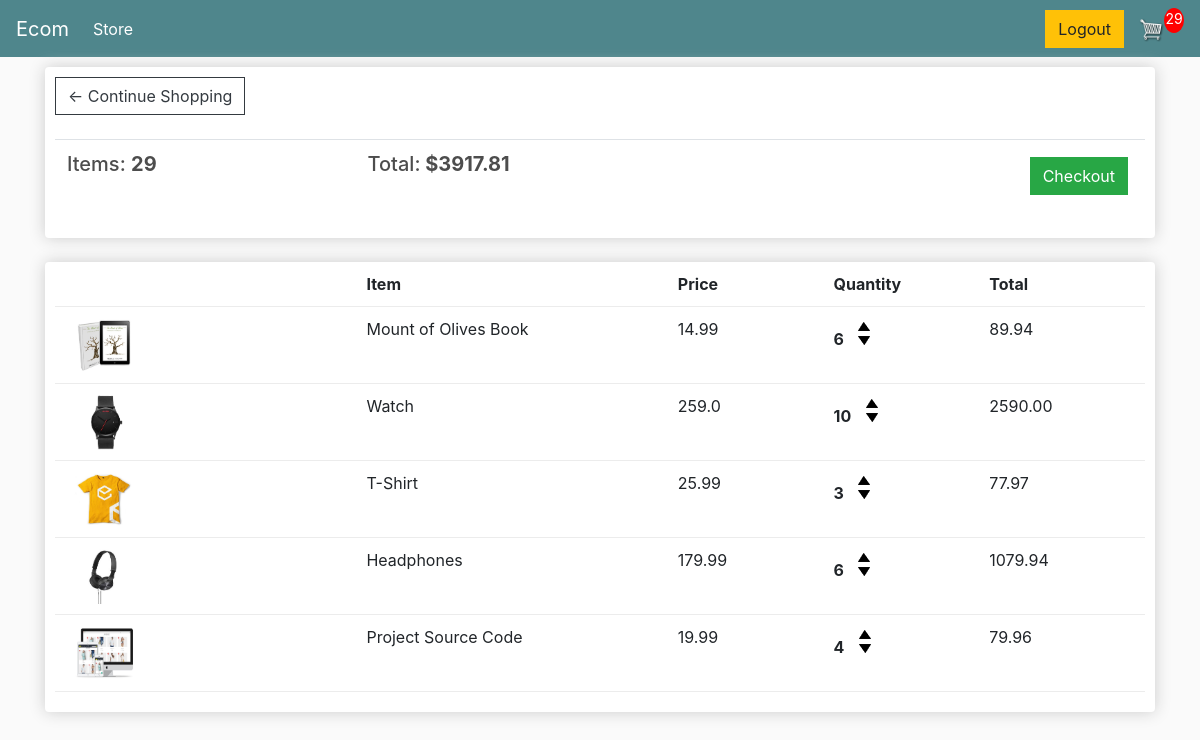
The page /cart/ (signed in) on the database as committed earlier.
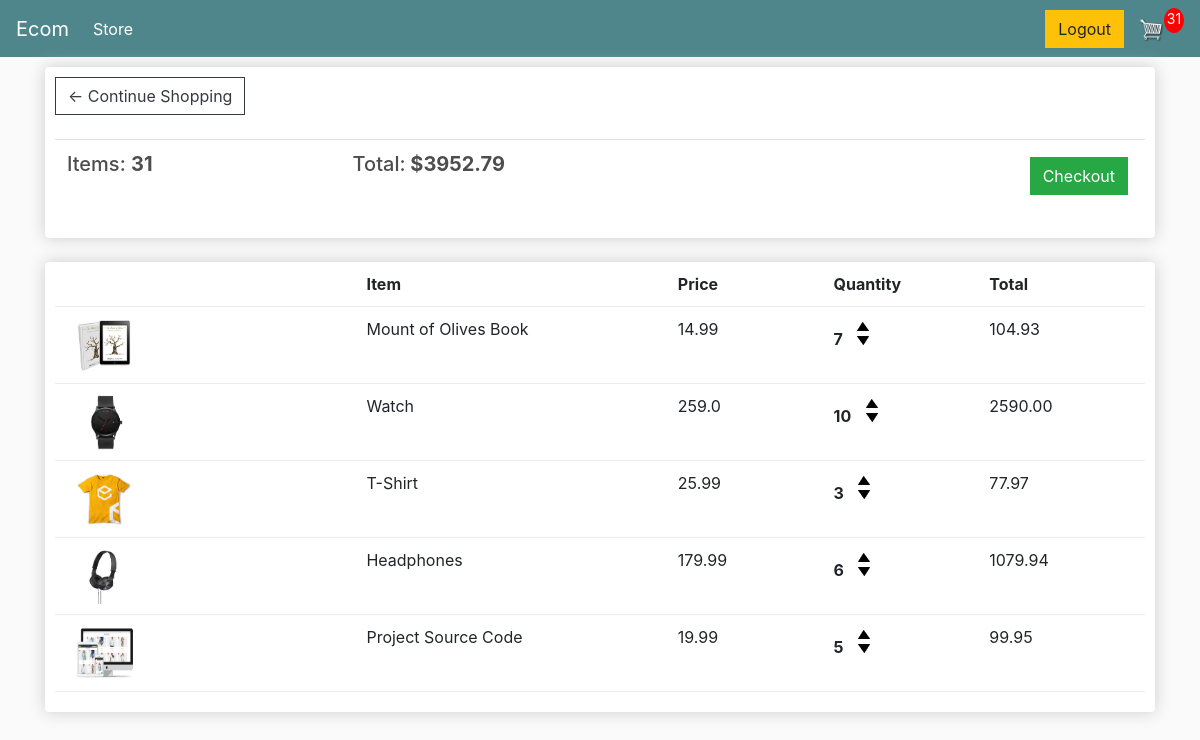
The same page on the database as committed later.
### store/models.py (models this page shows, shortened)
class OrderItem(models.Model):
    product = models.ForeignKey(
        Product, on_delete=models.CASCADE)
    order = models.ForeignKey(
        Order, on_delete=models.SET_NULL, null=True)
    quantity = models.IntegerField(default=0)
    date_added = models.DateTimeField(auto_now_add=True)
    @property
    def get_total(self):
        return self.product.price * self.quantity

class Product(models.Model):
    name = models.CharField(max_length=200, null=True)
    price = models.FloatField()
    digital = models.BooleanField(default=False, null=True)
    image = models.ImageField(blank=True)
    @property
    def imageURL(self):
        url = self.image.url
        if url is None:
            url = ''
        return url

### store/views.py (the view)
# urls.py: path('cart/', views.Cart.as_view(), name='cart'),
class Cart(TemplateView):
    template_name = 'store/cart.html'
    def get_context_data(self, **kwargs):
        context = super().get_context_data(**kwargs)
        customer = self.request.user
        order, created = Order.objects.get_or_create(
            customer=customer, compleated=False)
        order_items = order.orderitem_set.all()
        context['num_items'] = order.get_cart_items
        context['items'] = order_items
        context['total'] = order.get_cart_total
        return context

### store/models.py (called while the page is built)
    def __str__(self):
        return self.email

    @property
    def get_cart_total(self):
        order_items = self.orderitem_set.all()
        total = sum([item.get_total for item in order_items])
        return total

    @property
    def get_cart_items(self):
        order_items = self.orderitem_set.all()
        total = sum([item.quantity for item in order_items])
        return total

### store/templates/store/cart.html
{% extends 'store/main.html' %}
{% load static %}
{% block content %}
	<div class="row">
		<div class="col-lg-12">
			<div class="box-element">
				<a  class="btn btn-outline-dark" href="{% url 'store' %}">&#x2190; Continue Shopping</a>
				<br>
                <br>
				<table class="table">
					<tr>
						<th><h5>Items: <strong>{{num_items}}</strong></h5></th>
						<th><h5>Total:<strong> ${{total |floatformat:2}}</strong></h5></th>
						<th>
							<a  style="float:right; margin:5px;" class="btn btn-success" href="{% url 'checkout' %}">Checkout</a>
						</th>
					</tr>
                </table>
			</div>
			<br>
			<div class="box-element">
				<div class="cart-row">
					<div style="flex:2"></div>
					<div style="flex:2"><strong>Item</strong></div>
					<div style="flex:1"><strong>Price</strong></div>
					<div style="flex:1"><strong>Quantity</strong></div>
					<div style="flex:1"><strong>Total</strong></div>
				</div>
				{% for item in items %}
				<div class="cart-row">
					<div style="flex:2"><img class="row-image" src={{item.product.imageURL}}></div>
					<div style="flex:2"><p>{{item.product.name}}</p></div>
					<div style="flex:1"><p>{{item.product.price}}</p></div>
					<div style="flex:1">
						<p id = "{{item.id}}" class="quantity">{{item.quantity}}</p>
						<div class="quantity">
							<img data-product="{{item.product.id}}" data-order="{{item.order_id}}" data-item="{{item.id}}" data-action="add" class="chg-quantity update-cart" src="{% static  'images/arrow-up.png' %}">
							<img data-product="{{item.product.id}}" data-order="{{item.order_id}}" data-item="{{item.id}}" data-action="remove" class="chg-quantity update-cart" src="{% static  'images/arrow-down.png' %}">
						</div>
					</div>
					<div style="flex:1"><p>{{item.get_total |floatformat:2}}</p></div>
                </div>
                {% endfor %}
			</div>
		</div>
	</div>
{% endblock content %}

Rows that differ between the two databases and show on the page:
changed OrderItem "Mount of Olives Book": quantity "6" → "7"; get_total "89.94" → "104.93"
changed OrderItem "Project Source Code": quantity "4" → "5"; get_total "79.96" → "99.95"
Other text that changed with them:
{{ num_items }}: "29" → "31"
{{ total |floatformat:2 }}: "3917.81" → "3952.79"
